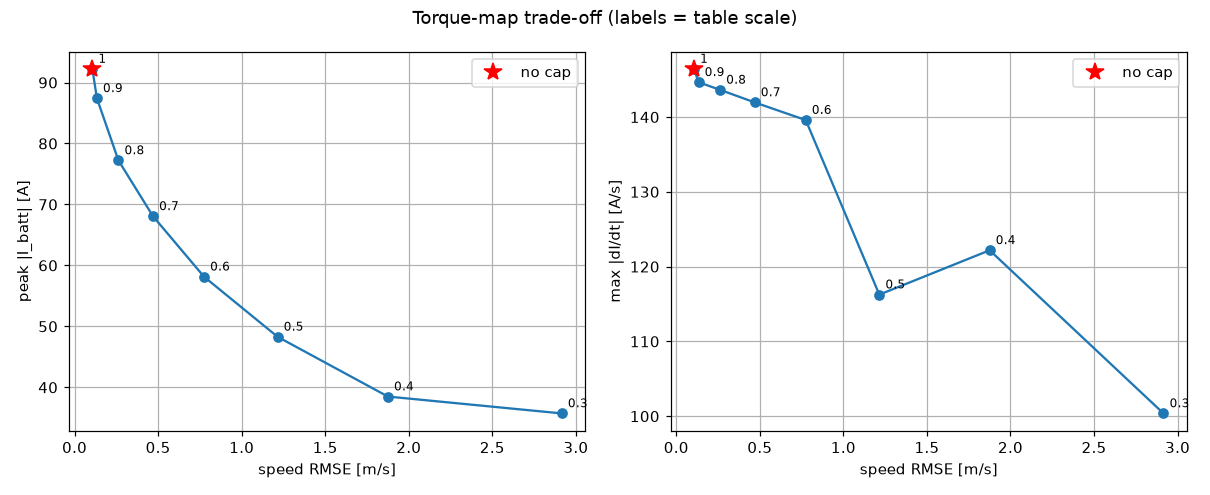

This chart was generated by the following Python code:
"""
Sweep a speed-indexed torque ceiling (TorqueMap) and plot peak battery current
and dI/dt against speed-tracking RMSE.

Two ways to build the table (--mode):
  envelope : max torque the baseline run demanded in each speed bin, scaled by s
  power    : constant mechanical-power cap, T_max(v) = s * P_peak / omega

Usage:
    python sweep_torque_map.py                              # uddscol.txt, full cycle
    python sweep_torque_map.py --cycle synthetic
    python sweep_torque_map.py --mode power --scale 0.5 0.6 0.7 0.8 0.9 1.0
    python sweep_torque_map.py --start 0 --end 300 --rmse-tol 0.3
"""
import argparse
import numpy as np
import matplotlib
matplotlib.use("Agg")
import matplotlib.pyplot as plt

import main as ev
from ecu_optimizer import TorqueMap


def peak_mech_power(log, r=0.30, G=9.0):
    omega = log["v"] / r * G
    return float(np.max(log["T_actual"] * omega))


def make_map(mode, s, env, P_peak):
    if mode == "envelope":
        return TorqueMap(env.v_bp, env.T_bp, scale=s, T_floor_bp=env.T_floor_bp)
    return TorqueMap.constant_power(s * P_peak)


def run_sweep(t, v_ref, mode, scales, bin_w, kb):
    base_log = ev.simulate(t, v_ref, False)
    base = ev.metrics(t, base_log)
    env = TorqueMap.from_envelope(base_log["v"], base_log["T_req"], bin_w=bin_w)
    P_peak = peak_mech_power(base_log)
    rows = []
    for s in scales:
        tm = make_map(mode, s, env, P_peak)
        log = ev.simulate(t, v_ref, True, use_limiter=False, torque_map=tm, Kb_aw=kb)
        rows.append((s, ev.metrics(t, log), tm))
    return base, rows, env, P_peak


def print_table(base, rows):
    print(f"{'scale':>10s}{'peak I [A]':>12s}{'RMS I [A]':>11s}"
          f"{'max dI/dt':>11s}{'RMSE [m/s]':>12s}{'Wh/km':>9s}")
    print(f"{'baseline':>10s}{base['peak_I']:>12.1f}{base['rms_I']:>11.2f}"
          f"{base['max_dIdt']:>11.0f}{base['rmse']:>12.3f}{base['Wh_km']:>9.1f}")
    for s, m, _ in rows:
        print(f"{s:>10.3g}{m['peak_I']:>12.1f}{m['rms_I']:>11.2f}"
              f"{m['max_dIdt']:>11.0f}{m['rmse']:>12.3f}{m['Wh_km']:>9.1f}")


def pick(base, rows, rmse_tol):
    """Most aggressive cap (smallest scale) within the RMSE budget that helps >=1%."""
    ok = [(s, m, tm) for s, m, tm in rows
          if m["rmse"] - base["rmse"] <= rmse_tol
          and (m["peak_I"] <= 0.99 * base["peak_I"]
               or m["max_dIdt"] <= 0.99 * base["max_dIdt"])]
    return min(ok, key=lambda x: x[0]) if ok else None


def plot_pareto(base, rows, fname):
    fig, ax = plt.subplots(1, 2, figsize=(11, 4.5))
    for a, key, lab in ((ax[0], "peak_I", "peak |I_batt| [A]"),
                        (ax[1], "max_dIdt", "max |dI/dt| [A/s]")):
        a.plot([m["rmse"] for _, m, _ in rows], [m[key] for _, m, _ in rows], "o-")
        for s, m, _ in rows:
            a.annotate(f"{s:g}", (m["rmse"], m[key]), textcoords="offset points",
                       xytext=(4, 4), fontsize=8)
        a.plot(base["rmse"], base[key], "r*", ms=12, label="no cap")
        a.set_xlabel("speed RMSE [m/s]"); a.set_ylabel(lab)
        a.grid(True); a.legend()
    fig.suptitle("Torque-map trade-off (labels = table scale)")
    fig.tight_layout()
    fig.savefig(fname, dpi=110)
    print("saved", fname)


def main():
    p = argparse.ArgumentParser()
    p.add_argument("--cycle", default="uddscol.txt",
                   help="cycle file (time, mph) or 'synthetic'")
    p.add_argument("--start", type=float, default=0.0)
    p.add_argument("--end", type=float, default=None)
    p.add_argument("--mode", choices=["envelope", "power"], default="envelope")
    p.add_argument("--scale", type=float, nargs="+",
                   default=[0.3, 0.4, 0.5, 0.6, 0.7, 0.8, 0.9, 1.0])
    p.add_argument("--bin-w", type=float, default=2.5, help="speed bin width [m/s]")
    p.add_argument("--kb", type=float, default=1.0, help="anti-windup gain")
    p.add_argument("--rmse-tol", type=float, default=0.7,
                   help="max allowed RMSE increase vs baseline [m/s]")
    p.add_argument("--battery", choices=["spm", "ecm"], default=None,
                   help="override main.BATTERY_MODEL (spm is ~10 s per full-cycle run)")
    p.add_argument("--out", default="sweep_torque_map.png")
    a = p.parse_args()
    if a.battery:
        ev.BATTERY_MODEL = a.battery

    if a.cycle == "synthetic":
        t, v_ref = ev.synthetic_cycle()
    else:
        t, v_ref = ev.load_cycle(a.cycle)
    i0 = int(round(a.start / ev.DT))
    i1 = int(round(a.end / ev.DT)) if a.end is not None else len(t)
    t, v_ref = t[i0:i1], v_ref[i0:i1]
    if v_ref[0] > 0.1:
        print(f"WARNING: v_ref[0] = {v_ref[0]:.2f} m/s but the vehicle starts at 0.")

    base, rows, env, P_peak = run_sweep(t, v_ref, a.mode, sorted(a.scale),
                                        a.bin_w, a.kb)
    print(f"baseline peak mechanical power: {P_peak / 1e3:.1f} kW, "
          f"peak torque demand: {env.T_bp.max():.0f} Nm\n")
    print_table(base, rows)

    best = pick(base, rows, a.rmse_tol)
    if best:
        s, m, tm = best
        print(f"\nSuggested scale = {s:g}: peak I {m['peak_I']:.1f} A "
              f"(vs {base['peak_I']:.1f}), max dI/dt {m['max_dIdt']:.0f} "
              f"(vs {base['max_dIdt']:.0f}), RMSE +{m['rmse'] - base['rmse']:.3f} m/s")
        print("Table to paste (v [m/s] -> T_max [Nm]):")
        for v, T in zip(tm.v_bp[::max(1, len(tm.v_bp) // 12)],
                        (tm.scale * tm.T_bp)[::max(1, len(tm.v_bp) // 12)]):
            print(f"  {v:5.1f}  {T:6.1f}")
    else:
        print(f"\nNo scale stayed within {a.rmse_tol} m/s extra RMSE and cut peak "
              "current or max dI/dt by >=1%.")
    plot_pareto(base, rows, a.out)


if __name__ == "__main__":
    main()
